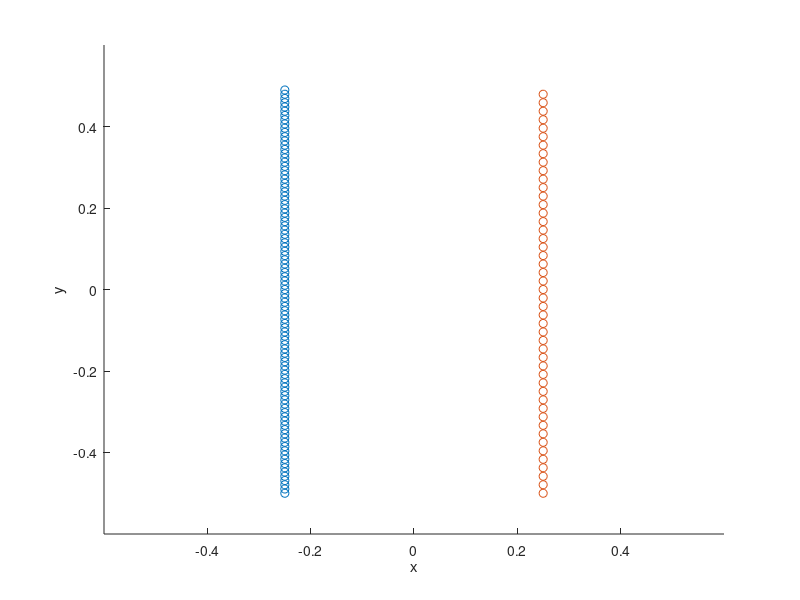

The MATLAB script that drew this image: (Note: this script raises an error after producing the figure.)

xvalES = repelem(-0.25,96)
yvalES =  -0.5:1/96:(0.5-1/96)   
xvalEM = repelem(0.25,48)
yvalEM =  -0.5:1/48:(0.5-1/48)  
fig =figure()
hold on
scatter(xvalES,yvalES,'rx')
scatter(xvalEM,yvalEM,'gx')
xlim([-0.6,0.6])
ylim([-0.6,0.6])
xlabel('x')
ylabel('y')
ax = gca;
ax.XAxisLocation = 'origin';
ax.YAxisLocation = 'origin';
axis equal
legend('96 ES neuron positions','48 EM neuron positions','Location','southoutside')
hold off